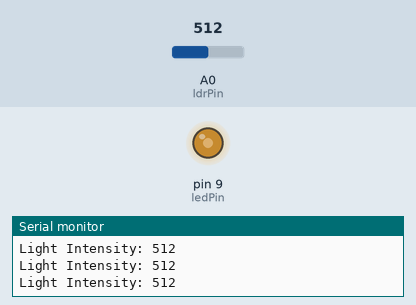
The sketch below on a simulated Arduino Uno, built with avr-gcc and run on an emulated ATmega328P. Parts: output pins drawn as LEDs (lit = HIGH), the last lines printed to the serial monitor. The test bench sets the inputs (shaded band); at power-on: A0 (ldrPin) = 512.

Above: at 1.2 s.
1.3 s: A0 (ldrPin) set to 716
At 1.8 s:
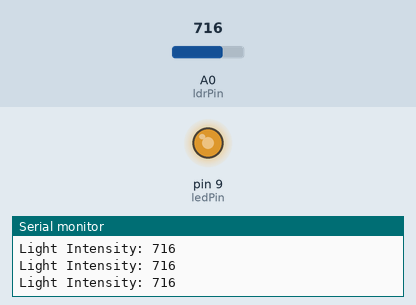
2.8 s: A0 (ldrPin) set to 900
At 3.2 s:
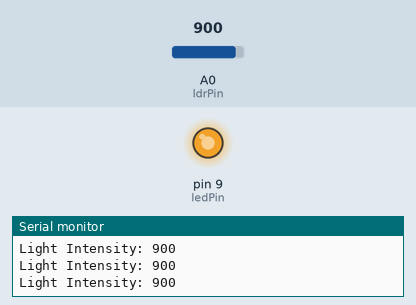
4.3 s: A0 (ldrPin) set to 122
At 5.5 s:
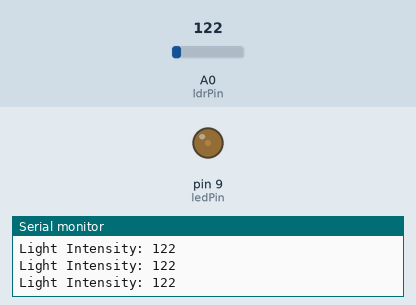
5.8 s: A0 (ldrPin) set to 0
At 7.1 s:
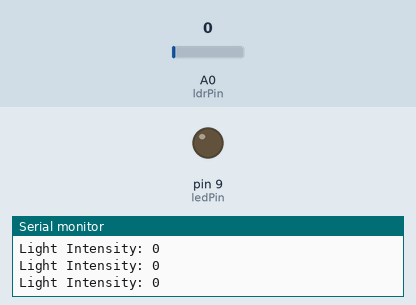
Timing chart, 0 to 8.3 s (numbered marks = the images above; inputs shaded):
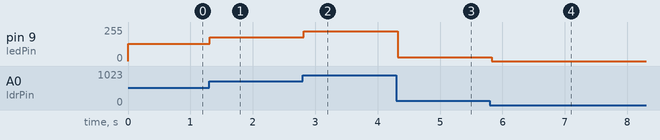

Measured:
- after the input at 1.3 s, pin 9 (ledPin): 128/255 → 179/255 at once
- after the input at 2.8 s, pin 9 (ledPin): 179/255 → 225/255 at once
- after the input at 4.3 s, pin 9 (ledPin): 225/255 → 30/255 at once
- after the input at 5.8 s, pin 9 (ledPin): 30/255 → 0/255 at once

The sketch:

code_for_project_3.ino
```cpp
int sensorValue = 0;        // Variable to store LDR reading
const int ldrPin = A0;      // LDR connected to analog pin A0
const int ledPin = 9;       // LED (and multimeter) connected to digital pin 9

void setup() {
  pinMode(ldrPin, INPUT);         // LDR as input
  pinMode(ledPin, OUTPUT);        // LED as output
  Serial.begin(9600);             // Start serial communication for monitoring
}

void loop() {
  sensorValue = analogRead(ldrPin);         // Read light intensity from LDR (0–1023)
  Serial.print("Light Intensity: ");
  Serial.println(sensorValue);              // Print the sensor value

  analogWrite(ledPin, sensorValue / 4);     // Convert 0–1023 to 0–255 for PWM output

  delay(100);     // Delay for 100 milliseconds before next reading
}
```
